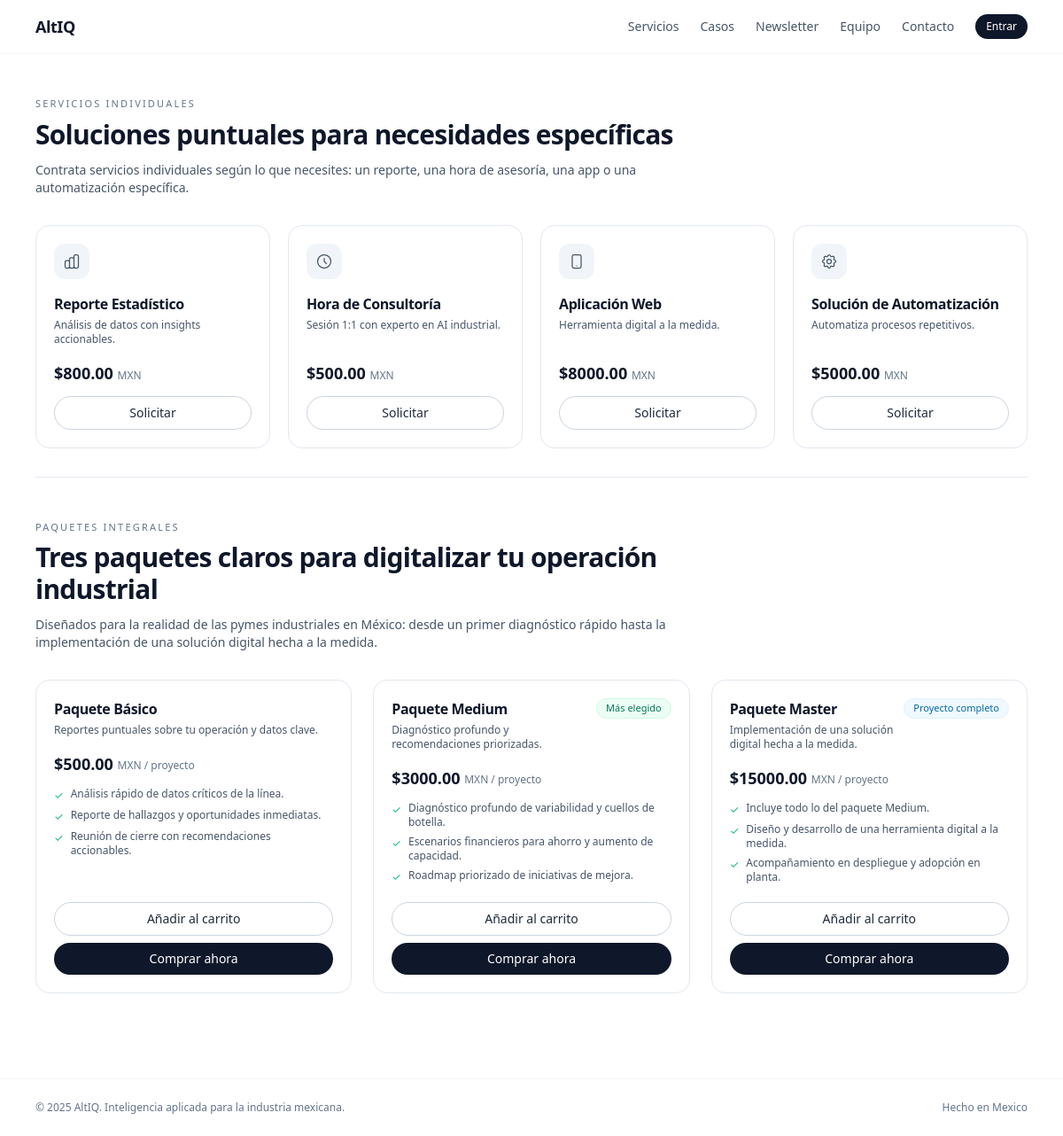
Page /services/ on the committed database.
### services/models.py (models this page shows, shortened)
class IndividualService(models.Model):
    slug = models.SlugField(unique=True, help_text="URL-safe identifier, e.g. reporte-estadistico")
    name_es = models.CharField(max_length=120)
    name_en = models.CharField(max_length=120, blank=True)
    short_description_es = models.CharField(max_length=255)
    short_description_en = models.CharField(max_length=255, blank=True)
    description_es = models.TextField(blank=True)
    description_en = models.TextField(blank=True)
    icon = models.CharField(max_length=50, blank=True, help_text="Icon identifier for UI")
    price_mxn = models.DecimalField(max_digits=10, decimal_places=2)
    is_active = models.BooleanField(default=True)
    display_order = models.PositiveIntegerField(default=0)
    created_at = models.DateTimeField(auto_now_add=True)
    updated_at = models.DateTimeField(auto_now=True)
    class Meta:
        ordering = ["display_order", "id"]
        verbose_name = "Individual Service"
        verbose_name_plural = "Individual Services"

class ServicePackage(models.Model):
    slug = models.SlugField(unique=True, help_text="URL-safe identifier, e.g. diagnostico-rapido")
    name_es = models.CharField(max_length=120)
    name_en = models.CharField(max_length=120, blank=True)
    short_description_es = models.CharField(max_length=255)
    short_description_en = models.CharField(max_length=255, blank=True)
    description_es = models.TextField(blank=True)
    description_en = models.TextField(blank=True)
    price_mxn = models.DecimalField(max_digits=10, decimal_places=2)
    is_active = models.BooleanField(default=True)
    display_order = models.PositiveIntegerField(default=0)
    created_at = models.DateTimeField(auto_now_add=True)
    updated_at = models.DateTimeField(auto_now=True)
    class Meta:
        ordering = ["display_order", "id"]

### services/views.py (the view)
# urls.py: path("", views.service_list, name="list"),
def service_list(request):
    ensure_default_individual_services()
    ensure_default_service_packages()
    individual_services = IndividualService.objects.filter(is_active=True).order_by("display_order", "id")
    packages = ServicePackage.objects.filter(is_active=True).order_by("display_order", "id")
    return render(request, "services/list.html", {
        "individual_services": individual_services,
        "packages": packages,
    })

### core/context_processors.py (called while the page is built)
def environment(request):
    return {"ALTIQ_ENV": getattr(settings, "ALTIQ_ENV", "main")}

### templates/services/list.html (shortened to what this page needs)
{% extends 'base.html' %}
{% block content %}
<section class="max-w-6xl mx-auto px-4 pt-12 pb-8">
  <header class="mb-8 max-w-3xl">
    <p class="text-[11px] font-medium tracking-[0.2em] text-slate-500 uppercase mb-2">
      Servicios Individuales
    </p>
    <h1 class="text-2xl md:text-3xl font-semibold tracking-tight text-slate-900 mb-3">
      Soluciones puntuales para necesidades específicas
    </h1>
    <p class="text-sm text-slate-600">
      Contrata servicios individuales según lo que necesites: un reporte, una hora de asesoría,
      una app o una automatización específica.
    </p>
  </header>
  <div class="grid gap-5 sm:grid-cols-2 lg:grid-cols-4">
    {% for service in individual_services %}
      <article class="border border-slate-200 rounded-2xl p-5 flex flex-col bg-white hover:shadow-md hover:-translate-y-1 transition-all duration-300" data-animate="fade-up" data-delay="{{ forloop.counter0|add:'1' }}00">
        <div class="w-10 h-10 rounded-xl bg-slate-100 flex items-center justify-center mb-4">
          {% if service.icon == 'chart-bar' %}
            <svg class="w-5 h-5 text-slate-600" fill="none" stroke="currentColor" viewBox="0 0 24 24">
              <path stroke-linecap="round" stroke-linejoin="round" stroke-width="1.5" d="M9 19v-6a2 2 0 00-2-2H5a2 2 0 00-2 2v6a2 2 0 002 2h2a2 2 0 002-2zm0 0V9a2 2 0 012-2h2a2 2 0 012 2v10m-6 0a2 2 0 002 2h2a2 2 0 002-2m0 0V5a2 2 0 012-2h2a2 2 0 012 2v14a2 2 0 01-2 2h-2a2 2 0 01-2-2z"/>
            </svg>
          {% elif service.icon == 'clock' %}
            <svg class="w-5 h-5 text-slate-600" fill="none" stroke="currentColor" viewBox="0 0 24 24">
              <path stroke-linecap="round" stroke-linejoin="round" stroke-width="1.5" d="M12 8v4l3 3m6-3a9 9 0 11-18 0 9 9 0 0118 0z"/>
            </svg>
          {% elif service.icon == 'device-mobile' %}
            <svg class="w-5 h-5 text-slate-600" fill="none" stroke="currentColor" viewBox="0 0 24 24">
              <path stroke-linecap="round" stroke-linejoin="round" stroke-width="1.5" d="M12 18h.01M8 21h8a2 2 0 002-2V5a2 2 0 00-2-2H8a2 2 0 00-2 2v14a2 2 0 002 2z"/>
            </svg>
          {% elif service.icon == 'cog' %}
            <svg class="w-5 h-5 text-slate-600" fill="none" stroke="currentColor" viewBox="0 0 24 24">
              <path stroke-linecap="round" stroke-linejoin="round" stroke-width="1.5" d="M10.325 4.317c.426-1.756 2.924-1.756 3.35 0a1.724 1.724 0 002.573 1.066c1.543-.94 3.31.826 2.37 2.37a1.724 1.724 0 001.065 2.572c1.756.426 1.756 2.924 0 3.35a1.724 1.724 0 00-1.066 2.573c.94 1.543-.826 3.31-2.37 2.37a1.724 1.724 0 00-2.572 1.065c-.426 1.756-2.924 1.756-3.35 0a1.724 1.724 0 00-2.573-1.066c-1.543.94-3.31-.826-2.37-2.37a1.724 1.724 0 00-1.065-2.572c-1.756-.426-1.756-2.924 0-3.35a1.724 1.724 0 001.066-2.573c-.94-1.543.826-3.31 2.37-2.37.996.608 2.296.07 2.572-1.065z"/>
              <path stroke-linecap="round" stroke-linejoin="round" stroke-width="1.5" d="M15 12a3 3 0 11-6 0 3 3 0 016 0z"/>
            </svg>
          {% else %}
            <svg class="w-5 h-5 text-slate-600" fill="none" stroke="currentColor" viewBox="0 0 24 24">
              <path stroke-linecap="round" stroke-linejoin="round" stroke-width="1.5" d="M13 10V3L4 14h7v7l9-11h-7z"/>
            </svg>
          {% endif %}
        </div>
        <h2 class="text-base font-semibold tracking-tight text-slate-900 mb-1">
          {{ service.name_es }}
        </h2>
        <p class="text-xs text-slate-600 mb-4 flex-grow">
          {{ service.short_description_es }}
        </p>
        <p class="text-lg font-semibold text-slate-900 mb-3">
          ${{ service.price_mxn }}
          <span class="text-xs font-normal text-slate-500">MXN</span>
        </p>
        <a href="/contact/" class="w-full inline-flex items-center justify-center px-3 py-2 text-sm border border-slate-300 rounded-full text-slate-800 hover:bg-slate-900 hover:text-white hover:border-slate-900 transition-all duration-200">
          Solicitar
        </a>
      </article>
    {% empty %}
      <p class="text-sm text-slate-500 col-span-4">Aún no hay servicios individuales configurados.</p>
    {% endfor %}
  </div>
</section>
<div class="max-w-6xl mx-auto px-4">
  <hr class="border-slate-200" />
</div>
<section class="max-w-6xl mx-auto px-4 py-12">
  <header class="mb-8 max-w-3xl">
    <p class="text-[11px] font-medium tracking-[0.2em] text-slate-500 uppercase mb-2">
      Paquetes Integrales
    </p>
    <h2 class="text-2xl md:text-3xl font-semibold tracking-tight text-slate-900 mb-3">
      Tres paquetes claros para digitalizar tu operación industrial
    </h2>
    <p class="text-sm text-slate-600">
      Diseñados para la realidad de las pymes industriales en México: desde un primer
      diagnóstico rápido hasta la implementación de una solución digital hecha a la medida.
    </p>
  </header>
  <div class="grid gap-6 md:grid-cols-3">
    {% for package in packages %}
      <article class="border border-slate-200 rounded-2xl p-5 flex flex-col bg-white/80 hover:shadow-lg hover:-translate-y-1 transition-all duration-300" data-animate="fade-up" data-delay="{{ forloop.counter }}00">
        <header class="mb-4 flex items-start justify-between gap-2">
          <div>
            <h3 class="text-base font-semibold tracking-tight text-slate-900">
              {{ package.name_es }}
            </h3>
            <p class="text-xs text-slate-600 mt-1">
              {{ package.short_description_es }}
            </p>
          </div>
          {% if package.slug == 'medium' %}
            <span class="inline-flex items-center rounded-full bg-emerald-50 px-2.5 py-0.5 text-[11px] font-medium text-emerald-700 border border-emerald-100 whitespace-nowrap">
              Más elegido
            </span>
          {% elif package.slug == 'master' %}
            <span class="inline-flex items-center rounded-full bg-sky-50 px-2.5 py-0.5 text-[11px] font-medium text-sky-700 border border-sky-100 whitespace-nowrap">
              Proyecto completo
            </span>
          {% endif %}
        </header>
        <p class="text-lg font-semibold text-slate-900 mb-3">
          ${{ package.price_mxn }}
          <span class="text-xs font-normal text-slate-500 align-middle">MXN / proyecto</span>
        </p>
        <div class="mb-5 flex-grow">
          {% if package.slug == 'basic' %}
            <ul class="text-xs text-slate-600 space-y-1.5">
              <li class="flex items-start gap-2"><span class="text-emerald-500 mt-0.5">✓</span> Análisis rápido de datos críticos de la línea.</li>
              <li class="flex items-start gap-2"><span class="text-emerald-500 mt-0.5">✓</span> Reporte de hallazgos y oportunidades inmediatas.</li>
              <li class="flex items-start gap-2"><span class="text-emerald-500 mt-0.5">✓</span> Reunión de cierre con recomendaciones accionables.</li>
            </ul>
          {% elif package.slug == 'medium' %}
            <ul class="text-xs text-slate-600 space-y-1.5">
              <li class="flex items-start gap-2"><span class="text-emerald-500 mt-0.5">✓</span> Diagnóstico profundo de variabilidad y cuellos de botella.</li>
              <li class="flex items-start gap-2"><span class="text-emerald-500 mt-0.5">✓</span> Escenarios financieros para ahorro y aumento de capacidad.</li>
              <li class="flex items-start gap-2"><span class="text-emerald-500 mt-0.5">✓</span> Roadmap priorizado de iniciativas de mejora.</li>
            </ul>
          {% elif package.slug == 'master' %}
            <ul class="text-xs text-slate-600 space-y-1.5">
              <li class="flex items-start gap-2"><span class="text-emerald-500 mt-0.5">✓</span> Incluye todo lo del paquete Medium.</li>
              <li class="flex items-start gap-2"><span class="text-emerald-500 mt-0.5">✓</span> Diseño y desarrollo de una herramienta digital a la medida.</li>
              <li class="flex items-start gap-2"><span class="text-emerald-500 mt-0.5">✓</span> Acompañamiento en despliegue y adopción en planta.</li>
            </ul>
          {% else %}
            <p class="text-xs text-slate-600">
              {{ package.description_es|default:"Paquete personalizado para tu operación." }}
            </p>
          {% endif %}
        </div>
        <div class="mt-auto space-y-2">
          <form method="post" action="{% url 'orders:cart_add' package.slug %}">
            <button type="submit" class="w-full inline-flex items-center justify-center px-3 py-2 text-sm border border-slate-300 rounded-full text-slate-800 hover:bg-slate-50 transition-colors">
              Añadir al carrito
            </button>
          </form>
          <a href="{% url 'orders:checkout' package.slug %}" class="w-full inline-flex items-center justify-center px-3 py-2 text-sm bg-slate-900 text-white rounded-full hover:bg-slate-800 transition-colors">
            Comprar ahora
          </a>
        </div>
      </article>
    {% empty %}
      <p class="text-sm text-slate-500">Aún no hay paquetes configurados. Agrégalos desde el admin.</p>
    {% endfor %}
  </div>
</section>
{% endblock %}

### templates/base.html (shortened to what this page needs)
{% load static %}
<!DOCTYPE html>
<html lang="es">
  <head>
    <link rel="stylesheet" href="{% static 'css/tailwind.css' %}">
    <link rel="stylesheet" href="{% static 'css/app.css' %}">
    <link href="https://assets.calendly.com/assets/external/widget.css" rel="stylesheet">
  </head>
  <body class="bg-white text-slate-900 antialiased scroll-smooth" hx-boost="true" hx-indicator="#page-loader">
    <header class="border-b border-slate-100" x-data="{ mobileMenuOpen: false }">
      <div class="max-w-6xl mx-auto flex items-center justify-between py-4 px-4">
        <a href="/" class="font-semibold tracking-tight text-lg">AltIQ</a>
        <nav class="hidden md:flex items-center gap-6 text-sm">
          <a href="/services/" class="nav-link link-underline">Servicios</a>
          <a href="/cases/" class="nav-link link-underline">Casos</a>
          <a href="/newsletter/" class="nav-link link-underline">Newsletter</a>
          <a href="/about/" class="nav-link link-underline">Equipo</a>
          <a href="/contact/" class="nav-link link-underline">Contacto</a>
          {% if user.is_authenticated %}
            <a href="{% url 'account_logout' %}" class="nav-link text-slate-500">Salir</a>
          {% else %}
            <a href="{% url 'account_login' %}" class="btn btn-primary btn-sm">Entrar</a>
          {% endif %}
        </nav>
      </div>
    </header>
    <main>
      {% block content %}{% endblock %}
    </main>
    <footer class="border-t border-slate-100 mt-12 text-xs text-slate-500">
      <div class="max-w-6xl mx-auto py-6 px-4 flex flex-col md:flex-row justify-between gap-4">
        <span>&copy; {% now "Y" %} AltIQ. Inteligencia aplicada para la industria mexicana.</span>
        <span>Hecho en Mexico</span>
      </div>
    </footer>
  </body>
</html>

### static/css/app.css (style rules this page uses)
[data-animate] { opacity: 0; transform: translateY(30px); transition: opacity 0.7s ease-out, transform 0.7s ease-out; }
[data-animate].is-visible { opacity: 1; transform: translateY(0) translateX(0); }
[data-animate="fade"], [data-animate="fade-up"] { transform: translateY(30px); }
[data-delay="100"] { transition-delay: 100ms; }
[data-delay="200"] { transition-delay: 200ms; }
[data-delay="300"] { transition-delay: 300ms; }
[data-delay="400"] { transition-delay: 400ms; }
.link-underline { position: relative; }
.link-underline::after { content: ''; position: absolute; left: 0; bottom: -2px; width: 100%; height: 1px; background: currentColor; transform: scaleX(0); transform-origin: right; transition: transform 0.3s ease; }

### rows in the picture
IndividualService: icon "chart-bar" (drawn), name_es "Reporte Estadístico", short_description_es "Análisis de datos con insights accionables.", price_mxn "800.00"
IndividualService: icon "clock" (drawn), name_es "Hora de Consultoría", short_description_es "Sesión 1:1 con experto en AI industrial.", price_mxn "500.00"
IndividualService: icon "device-mobile" (drawn), name_es "Aplicación Web", short_description_es "Herramienta digital a la medida.", price_mxn "8000.00"
IndividualService: icon "cog" (drawn), name_es "Solución de Automatización", short_description_es "Automatiza procesos repetitivos.", price_mxn "5000.00"
ServicePackage: name_es "Paquete Básico", short_description_es "Reportes puntuales sobre tu operación y datos clave.", price_mxn "500.00", shows "Análisis rápido de datos críticos de la línea."
ServicePackage: name_es "Paquete Medium", short_description_es "Diagnóstico profundo y recomendaciones priorizadas.", slug "Más elegido", price_mxn "3000.00", shows "Diagnóstico profundo de variabilidad y cuellos de botella."
ServicePackage: name_es "Paquete Master", short_description_es "Implementación de una solución digital hecha a la medida.", slug "Proyecto completo", price_mxn "15000.00", shows "Diseño y desarrollo de una herramienta digital a la medida."
